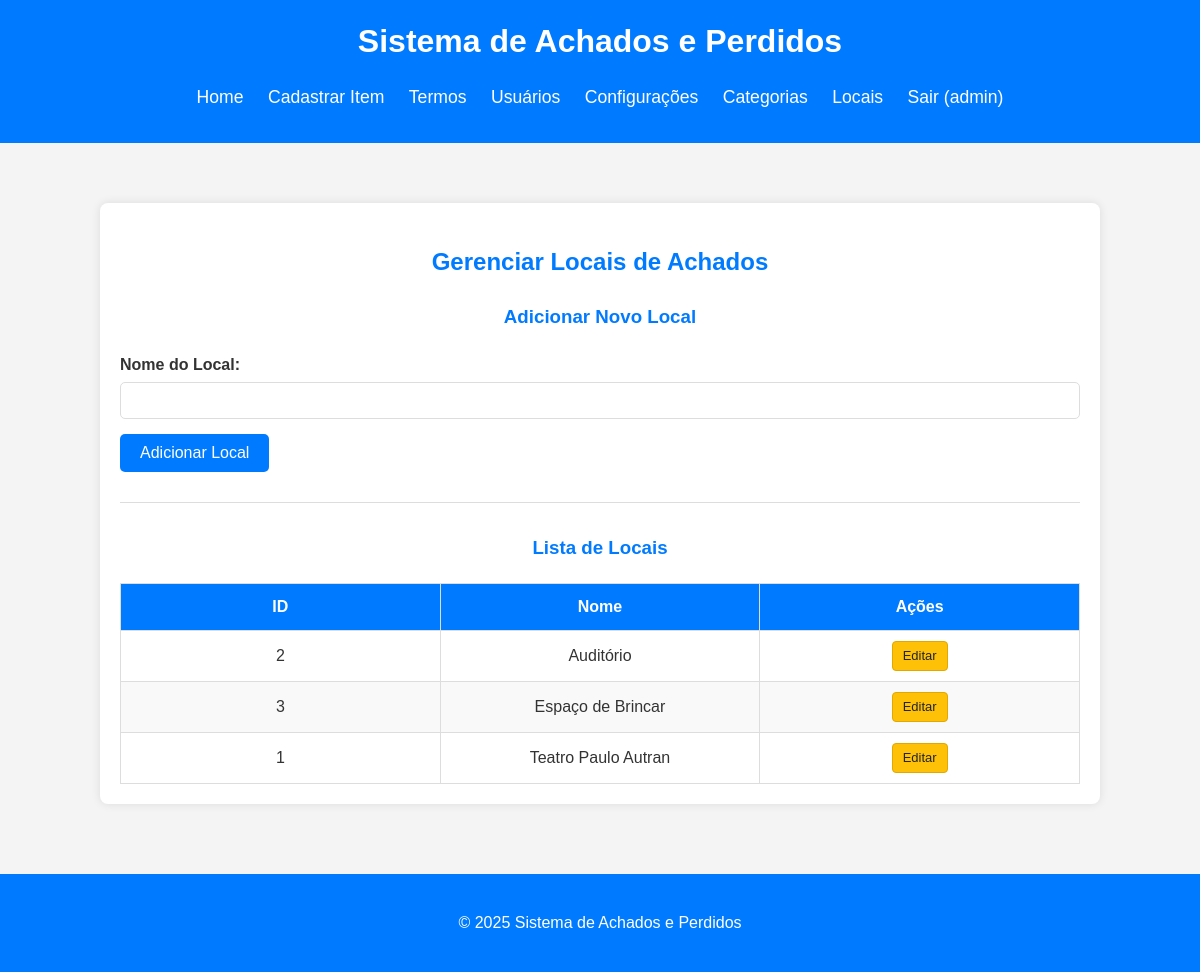
The app's page /admin/manage_locations.php (signed in) with its own data.
### tables this page shows
CREATE TABLE IF NOT EXISTS `locations` (
    `id` INT AUTO_INCREMENT PRIMARY KEY,
    `name` VARCHAR(255) NOT NULL UNIQUE
);

### src/admin/manage_locations.php (the view, shortened to what this page needs)
<?php
require_once '../db_connect.php';
$locations = [];
$sql_locations = "SELECT id, name FROM locations ORDER BY name ASC";
$result_locations = $conn->query($sql_locations);
if ($result_locations && $result_locations->num_rows > 0) {
    while ($row = $result_locations->fetch_assoc()) {
        $locations[] = $row;
    }
} elseif ($result_locations === false) {
    error_log("SQL Error (fetch_locations): " . $conn->error);
    $_SESSION['page_error_message'] = "Erro ao carregar lista de locais.";
}
require_once '../templates/header.php';
?>
<div class="container admin-container">
    <h2>Gerenciar Locais de Achados</h2>
    <div id="addLocationSection">
        <h3>Adicionar Novo Local</h3>
        <form action="location_handler.php" method="POST" class="form-admin">
            <div>
                <label for="name_add_loc">Nome do Local:</label>
                <input type="text" id="name_add_loc" name="name" required>
            </div>
            <div>
                <button type="submit">Adicionar Local</button>
            </div>
        </form>
    </div>
    <hr>
    <h3>Lista de Locais</h3>
    <?php if (!empty($locations)): ?>
    <table class="admin-table">
        <thead>
            <tr>
                <th>ID</th>
                <th>Nome</th>
                <th>Ações</th>
            </tr>
        </thead>
        <tbody>
            <?php foreach ($locations as $location): ?>
            <tr>
                <td><?php echo htmlspecialchars($location['id']); ?></td>
                <td><?php echo htmlspecialchars($location['name']); ?></td>
                <td class="actions-cell">
                    <button type="button" class="button-edit" onclick="populateEditLocationForm(<?php echo htmlspecialchars($location['id']); ?>)">Editar</button>
                </td>
            </tr>
            <?php endforeach; ?>
        </tbody>
    </table>
    <?php else: ?>
    <p>Nenhum local encontrado.</p>
    <?php endif; ?>
</div>
<?php
require_once '../templates/footer.php';
?>

### src/style.css (style rules this page uses)
body { font-family: Arial, sans-serif; line-height: 1.6; margin: 0; padding: 0; background-color: #f4f4f4; color: #333; }
.container { width: 80%; margin: auto; overflow: hidden; padding: 20px; background-color: #fff; border-radius: 8px; box-shadow: 0 0 10px rgba(0,0,0,0.1); }
form div { margin-bottom: 15px; }
form label { display: block; margin-bottom: 5px; font-weight: bold; }
form input[type="text"], form input[type="password"], form input[type="date"], form input[type="time"], form select, form textarea { width: 100%; padding: 10px; border: 1px solid #ddd; border-radius: 5px; box-sizing: border-box; }
form button[type="submit"] { display: block; width: auto; padding: 10px 20px; background: #007bff; color: white; border: none; border-radius: 5px; cursor: pointer; font-size: 1em; }
.admin-container { margin: 20px auto; padding: 20px; background-color: #fff; border-radius: 8px; box-shadow: 0 0 10px rgba(0,0,0,0.1); }
.admin-container h2, .admin-container h3 { color: #007bff; margin-bottom: 20px; text-align: center; }
.admin-container hr { margin: 30px 0; border: 0; border-top: 1px solid #ddd; }
.admin-container form label { font-weight: bold; }
.admin-container form input[type="text"], .admin-container form input[type="password"], .admin-container form input[type="date"], .admin-container form input[type="time"], .admin-container form select { transition: border-color 0.15s ease-in-out, box-shadow 0.15s ease-in-out; }
.admin-table { width: 100%; border-collapse: collapse; margin-top: 0; margin-bottom: 0; table-layout: fixed; border-left: none; border-right: none; border-top: none; }
.admin-table th, .admin-table td { border: 1px solid #ddd; padding: 10px 12px; text-align: center; vertical-align: middle; box-sizing: border-box; }
.admin-table th { background-color: #007bff; color: #fff; font-weight: bold; }
.admin-table tr:nth-child(even) { background-color: #f9f9f9; }
.button-primary, .button-secondary, .button-edit, .button-delete, .button-details { padding: 5px 10px; font-size: 13px; line-height: 1.4; border-radius: 4px; cursor: pointer; text-decoration: none; display: inline-block; vertical-align: middle; text-align: center; margin:0; box-sizing: border-box; border: 1px solid transparent; transition: background-color 0.15s ease-in-out, border-color 0.15s ease-in-out, transform 0.2s ease-in-out; }
.button-edit { background-color: #ffc107; color: #212529; border-color: #e0a800; }

### records on screen
locations: id "2", name "Auditório"
locations: id "3", name "Espaço de Brincar"
locations: id "1", name "Teatro Paulo Autran"

### other values on screen
$display_h1_title "Sistema de Achados e Perdidos"
$_SESSION['username'] "admin"
